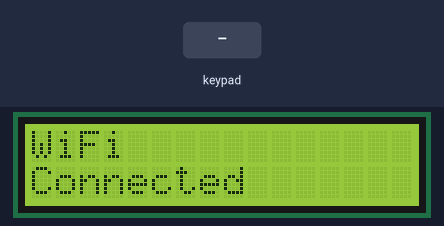
The program below on a simulated ESP32. Parts: 16×2 character LCD. The inputs (shaded band) are chosen by the test bench. WiFi joins after 1.5 s; servers stay silent unless stated.

Above: at 1.7 s.
3.9 s: keypad keys 1 3 1 4 2 7 2 6 # pressed 0.4 s apart
At 8.2 s:
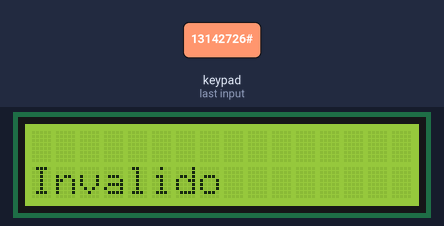
9.0 s: key 'A' pressed
At 10.3 s:
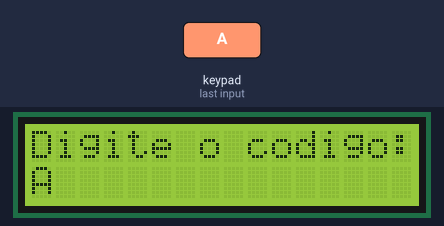
10.9 s: key 'B' pressed
At 12.1 s:
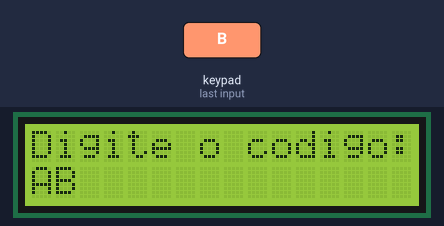
12.4 s: key 'C' pressed
At 13.4 s:
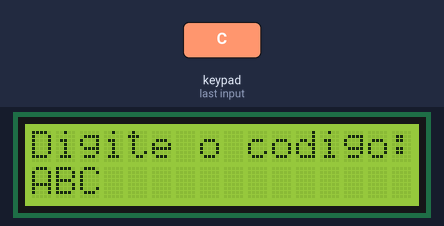
13.9 s: key 'D' pressed
At 14.6 s:
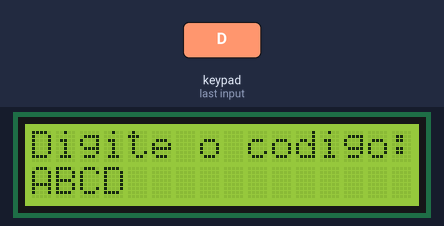
15.4 s: key 'A' pressed
At 15.8 s:
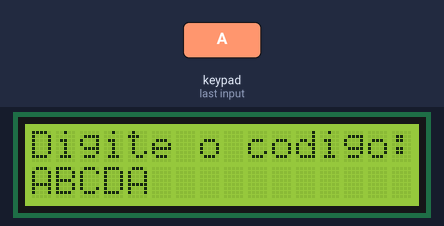
Timing chart, 0 to 17.9 s (numbered marks = the images above; inputs shaded):
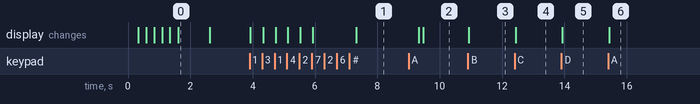

The program:

main.cpp
```cpp
#include <Arduino.h>

// Biblioteca para usar o KeyPad que identifi a tecla
#include <Keypad.h>

#include <HTTPClient.h>

// Biblioteca para utilizar o Wifi
#include <WiFi.h>
// Biblioteca util para utilizar a biblioteca de abaixo
#include <Wire.h>
// Biblioteca para usar o Display
#include <LiquidCrystal_I2C.h>

// Configurando o Display
LiquidCrystal_I2C LCD = LiquidCrystal_I2C(0x27, 16, 2);

/// Informação do KayPad
// Declarando o tamanho do KeyPad
const byte LINHAS = 4;
const byte COLUNAS = 4;

// conteudo dos botões
char teclas[LINHAS][COLUNAS] = {
    {'1', '2', '3', 'A'},
    {'4', '5', '6', 'B'},
    {'7', '8', '9', 'C'},
    {'*', '0', '#', 'D'}};

// Informando onde esta conectado cada um
byte pinosLinhas[LINHAS] = {13, 14, 27, 26};
byte pinosColunas[COLUNAS] = {25, 33, 32, 23};

// Juntando tudo
Keypad teclado = Keypad(
    makeKeymap(teclas),
    pinosLinhas,
    pinosColunas,
    LINHAS,
    COLUNAS);

// Função que vai ser executada até que o ESP32 se conecte
void spinner()
{
  static int8_t counter = 0;
  const char *glyphs = "\xa1\xa5\xdb";
  LCD.setCursor(15, 1);
  LCD.print(glyphs[counter++]);
  if (counter == strlen(glyphs))
  {
    counter = 0;
  }
}

// Booleano que define se o keypad funciona ou não
bool acessoPermitido = false;

// Variavel que vai guardar o que for escrito
String codigo = "";

String requisitar(String endpoint)
{
  HTTPClient http;
  http.useHTTP10(true);
  http.begin("http://host.wokwi.internal:5000/" + endpoint);
  http.GET();
  String result = http.getString();
  return result;
}

// Função de carregamento
void carregador()
{
  // A bateria atual do carro que vai até o 100%
  int bateria = 0;
  int poder = 2;
  String result = requisitar("ocpp/startTransaction/" + codigo);
  int quantidade = result.toInt();
  while (bateria <= quantidade)
  {

    LCD.setCursor(5, 0);
    LCD.println("CARREGANDO");

    LCD.setCursor(9, 1);
    LCD.print(bateria);
    // LCD.print("%");

    requisitar("/ocpp/MeterValue/" + codigo + "/" + poder);
    bateria += poder;
    delay(500);
    LCD.clear();
  }

  LCD.setCursor(6, 3);
  LCD.print("Recarga");
  LCD.setCursor(5, 2);
  LCD.print("Terminada");
  delay(1000);

  // delay(200);
  LCD.clear();
  acessoPermitido = false;
  return;
}

// Função que vai verificar o codigo
void ValidCode()
{
  try
  {
    String result = requisitar("ocpp/verificar-codigo/" + codigo);

    // Se o codigo digitado for igual ao codigo permitido ,vai entrar
    if (result == "1")
    {
      // Mudando o acesso para true e bloqueando o keypad
      acessoPermitido = true;
      LCD.clear();

      LCD.setCursor(0, 3);
      LCD.print("Entrada");
      LCD.setCursor(0, 2);
      LCD.print("Permitida");

      delay(2000);
      LCD.clear();
      // Chamando a função carregador
      carregador();
      codigo = "";
    }
    // Se não , então vai ter que tentar novamente
    else
    {
      LCD.clear();
      LCD.setCursor(0, 3);
      LCD.print("Codigo");
      LCD.setCursor(0, 2);
      LCD.print("Invalido");

      codigo = "";
      delay(2000);
      LCD.clear();
    }
  }
  catch (const char *msg)
  {
    Serial.print(msg);
  }
}

// Função onde mostramos as informções no Display
void setup()
{
  Serial.begin(115200);

  // inicia o Display
  LCD.init();
  LCD.backlight();

  // Utiliza a primeira linha do Display
  LCD.setCursor(0, 0);
  LCD.print("Connecting to ");

  // Utiliza a segunda linha
  LCD.setCursor(0, 1);
  LCD.print("WiFi ");

  // Faz a conexão com o Wifi
  WiFi.begin("Wokwi-GUEST", "", 6);
  while (WiFi.status() != WL_CONNECTED)
  {
    delay(250);
    // chama a função que tenta novamente a conexão se tiver algum problema
    spinner();
  }

  // localhost/carregar
  //
  //
  //

  // Limpa o Display
  LCD.clear();

  LCD.setCursor(0, 0);
  LCD.println("WiFi");
  LCD.setCursor(0, 1);
  LCD.println("Connected");
  // Tempo de espera de 1 segundos
  delay(1000);
  LCD.clear();
}

void loop()
{

  if (!acessoPermitido)
  {
    // Pegando as informação das teclas
    char tecla = teclado.getKey();

    if (tecla)
    {
      // Se a tecla for * vai remover o ultimo caracter
      if (tecla == '*')
      {
        // Para remover o ultimo caracter tem que ter pelo menos um caracter
        if (codigo.length() > 0)
        {
          // Removendo o ultimo caracter
          codigo.remove(codigo.length() - 1);
        }
      }
      // Se a tecla for # quer dizer 'enviar'
      else if (tecla == '#')
      {
        // Verificador de validade
        ValidCode();
        delay(100);
        return;
      }
      else
      {
        // Se a pessoa não digitar #, pode continuar escrevendo
        if (codigo.length() < 6)
        {
          codigo += tecla;
        }
      }
      LCD.clear();
      LCD.setCursor(0, 0);
      LCD.println("Digite o codigo:");
      LCD.setCursor(0, 3);
      LCD.println(codigo);
    }
  }
}
```

Measured:
- after the input at 3.9 s, the display: first changes at once (image 1 shows a later state)
- after the input at 9.0 s, the display: first differs from a run without the input after 0.47 s (image 2)
- after the input at 10.9 s, the display: changes at once (image 3)
- after the input at 12.4 s, the display: changes at once (image 4)
- after the input at 13.9 s, the display: changes at once (image 5)
- after the input at 15.4 s, the display: changes at once (image 6)
- what the display in image 0 shows lasts 1.0 s, from 1.6 s to 2.6 s
